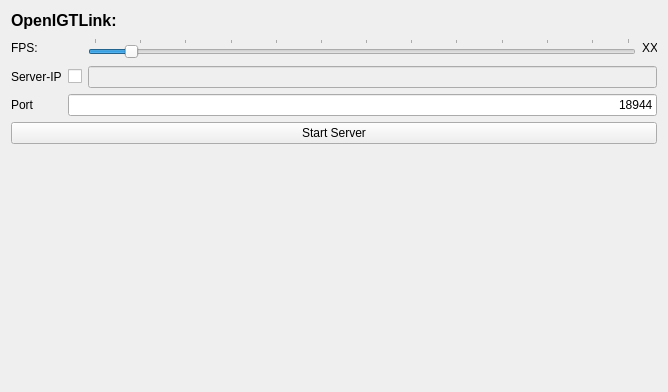
<?xml version="1.0" encoding="UTF-8"?>
<ui version="4.0">
 <class>OpenIGTLinkControls</class>
 <widget class="QWidget" name="OpenIGTLinkControls">
  <property name="geometry">
   <rect>
    <x>0</x>
    <y>0</y>
    <width>668</width>
    <height>392</height>
   </rect>
  </property>
  <property name="minimumSize">
   <size>
    <width>0</width>
    <height>0</height>
   </size>
  </property>
  <property name="windowTitle">
   <string>QmitkTemplate</string>
  </property>
  <layout class="QGridLayout" name="gridLayout">
   <item row="5" column="2">
    <spacer name="spacer2">
     <property name="orientation">
      <enum>Qt::Vertical</enum>
     </property>
     <property name="sizeHint" stdset="0">
      <size>
       <width>20</width>
       <height>220</height>
      </size>
     </property>
    </spacer>
   </item>
   <item row="0" column="0" colspan="3">
    <widget class="QLabel" name="label">
     <property name="font">
      <font>
       <pointsize>12</pointsize>
       <weight>75</weight>
       <bold>true</bold>
      </font>
     </property>
     <property name="text">
      <string>OpenIGTLink:</string>
     </property>
    </widget>
   </item>
   <item row="1" column="0">
    <widget class="QLabel" name="label_2">
     <property name="text">
      <string>FPS:</string>
     </property>
    </widget>
   </item>
   <item row="3" column="0">
    <widget class="QLabel" name="label_3">
     <property name="text">
      <string>Port</string>
     </property>
    </widget>
   </item>
   <item row="1" column="3">
    <widget class="QLabel" name="labelFPS">
     <property name="minimumSize">
      <size>
       <width>15</width>
       <height>24</height>
      </size>
     </property>
     <property name="maximumSize">
      <size>
       <width>15</width>
       <height>24</height>
      </size>
     </property>
     <property name="layoutDirection">
      <enum>Qt::RightToLeft</enum>
     </property>
     <property name="text">
      <string>XX</string>
     </property>
    </widget>
   </item>
   <item row="4" column="0" colspan="4">
    <widget class="QPushButton" name="buttonToggleServer">
     <property name="toolTip">
      <string>Do image processing</string>
     </property>
     <property name="text">
      <string>Start Server</string>
     </property>
     <property name="checkable">
      <bool>false</bool>
     </property>
     <property name="checked">
      <bool>false</bool>
     </property>
     <property name="autoDefault">
      <bool>false</bool>
     </property>
     <property name="default">
      <bool>false</bool>
     </property>
     <property name="flat">
      <bool>false</bool>
     </property>
    </widget>
   </item>
   <item row="2" column="2" colspan="2">
    <widget class="QLineEdit" name="editIP">
     <property name="enabled">
      <bool>false</bool>
     </property>
    </widget>
   </item>
   <item row="2" column="0">
    <widget class="QLabel" name="label_4">
     <property name="text">
      <string>Server-IP</string>
     </property>
    </widget>
   </item>
   <item row="2" column="1">
    <widget class="QCheckBox" name="checkClient">
     <property name="text">
      <string/>
     </property>
    </widget>
   </item>
   <item row="3" column="1" colspan="3">
    <widget class="QLineEdit" name="editPort">
     <property name="text">
      <string>18944</string>
     </property>
     <property name="maxLength">
      <number>5</number>
     </property>
     <property name="frame">
      <bool>true</bool>
     </property>
     <property name="alignment">
      <set>Qt::AlignRight|Qt::AlignTrailing|Qt::AlignVCenter</set>
     </property>
     <property name="placeholderText">
      <string>Port</string>
     </property>
    </widget>
   </item>
   <item row="1" column="2">
    <widget class="QSlider" name="sliderFPS">
     <property name="enabled">
      <bool>true</bool>
     </property>
     <property name="cursor">
      <cursorShape>OpenHandCursor</cursorShape>
     </property>
     <property name="toolTip">
      <string>FPS</string>
     </property>
     <property name="accessibleName">
      <string>FPS</string>
     </property>
     <property name="accessibleDescription">
      <string>FPS</string>
     </property>
     <property name="autoFillBackground">
      <bool>false</bool>
     </property>
     <property name="minimum">
      <number>1</number>
     </property>
     <property name="maximum">
      <number>60</number>
     </property>
     <property name="value">
      <number>5</number>
     </property>
     <property name="sliderPosition">
      <number>5</number>
     </property>
     <property name="orientation">
      <enum>Qt::Horizontal</enum>
     </property>
     <property name="invertedAppearance">
      <bool>false</bool>
     </property>
     <property name="invertedControls">
      <bool>false</bool>
     </property>
     <property name="tickPosition">
      <enum>QSlider::TicksAbove</enum>
     </property>
     <property name="tickInterval">
      <number>5</number>
     </property>
    </widget>
   </item>
  </layout>
 </widget>
 <layoutdefault spacing="6" margin="11"/>
 <resources/>
 <connections/>
</ui>
